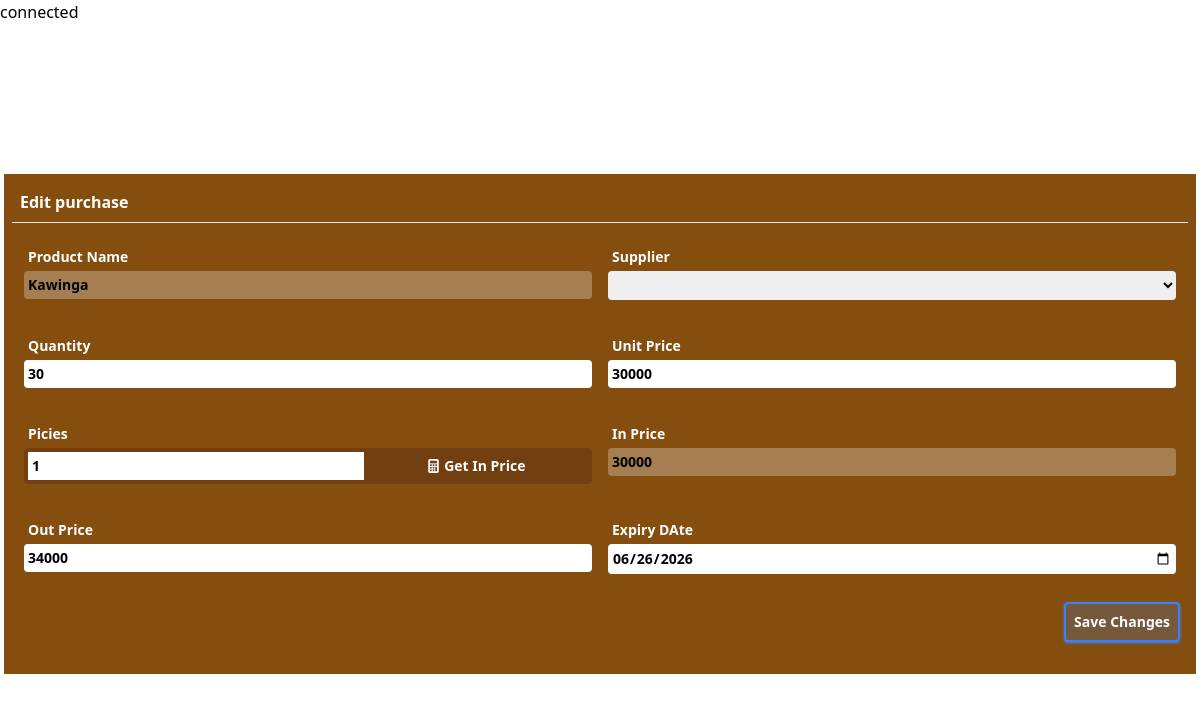
The page /pages/edit_purchase_order.php?porder=2 on the database as committed earlier.
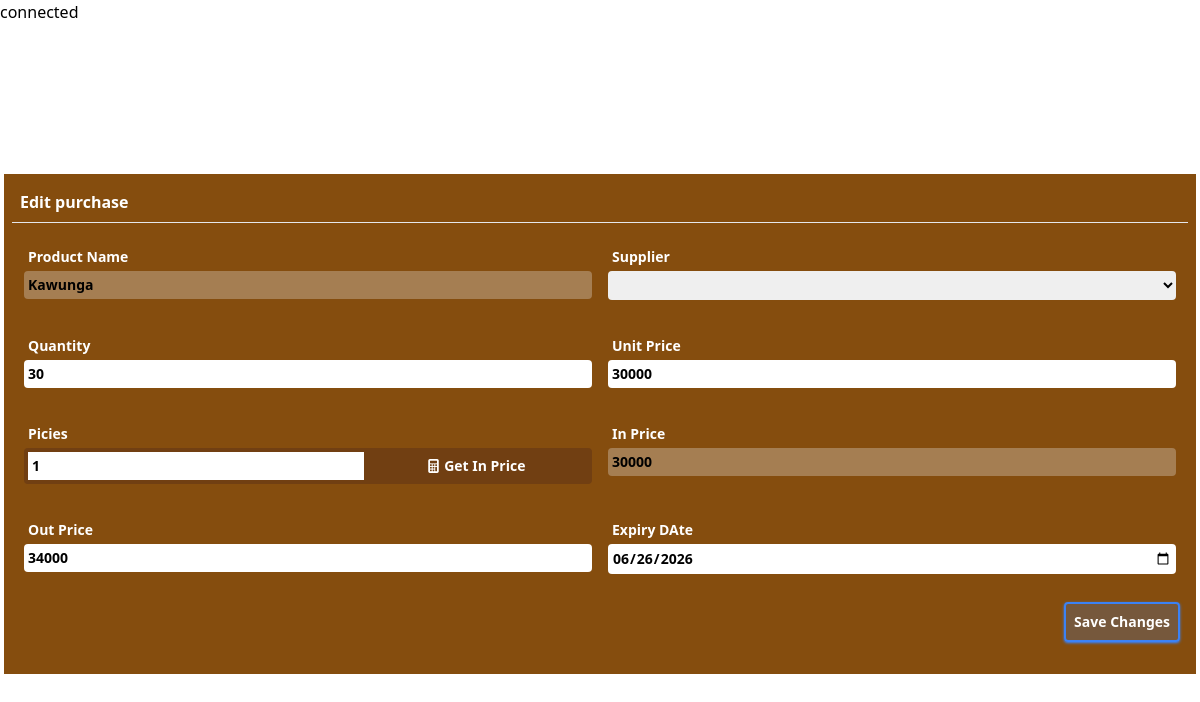
The same page on the database as committed later.
### tables this page shows
CREATE TABLE `item` (
  `id` int(11) NOT NULL,
  `item_name` text NOT NULL,
  `in_price` double NOT NULL,
  `out_price` double NOT NULL,
  `quantity` double NOT NULL,
  `item_supliyer` int(11) NOT NULL,
  `reg_date` datetime NOT NULL DEFAULT current_timestamp(),
  `pcs` double NOT NULL DEFAULT 1,
  `business` int(11) NOT NULL,
  `expiry_date` date DEFAULT NULL,
  `profit` double NOT NULL
);

### pages/edit_purchase_order.php (the view, shortened to what the changed rows need)
<?php
include("connection.php");
$porder=$_GET['porder'];
$select_purchase_order=$conn->prepare("SELECT * FROM purchase_orders where pord_id=?");
$select_purchase_order->bind_param("i",$porder);
$select_purchase_order->execute();
$poredr_result=$select_purchase_order->get_result();
$po=$poredr_result->fetch_assoc();
$item=$po['item'];
$select_item=$conn->prepare("SELECT * FROM item where id=?");
$select_item->bind_param("i",$item);
$select_item->execute();
$a_item=$select_item->get_result();
$it=$a_item->fetch_assoc();
?>
<!DOCTYPE html>
<html lang="en">
<head>
    <script src="../plugins/css/tailwindcss.js"></script>
    <link rel="stylesheet" href="../plugins/icons/bootstrap-icons.css">
</head>
<body>
    <div class="container-fluid p-1 w-full h-[100%] flex">
        <div class="conatiner bg-yellow-800 p-2 rounder w-[100%] m-auto">
            <form action="" method="post">
                <h1 class="text-white font-bold p-2">Edit purchase</h1>
                <div class="row flex-column md:flex w-full p-1 my-2 justify-between">
                    <div class="col p-2 w-full md:w-1/2">
                        <label for="" class="block p-1 text-sm text-white font-bold">Product Name</label>
                        <input type="text" required name="pname" id="" disabled value="<?php echo htmlspecialchars($it['item_name']) ?>"
                            class="w-full p-1 rounded outline-0 focus:outline-blue-500 text-sm font-bold">
                    </div>
                </div>
            </form>
        </div>
    </div>
</body>
</html>

Rows that differ between the two databases and show on the page:
changed item: pname "Kawinga" → "Kawunga"
